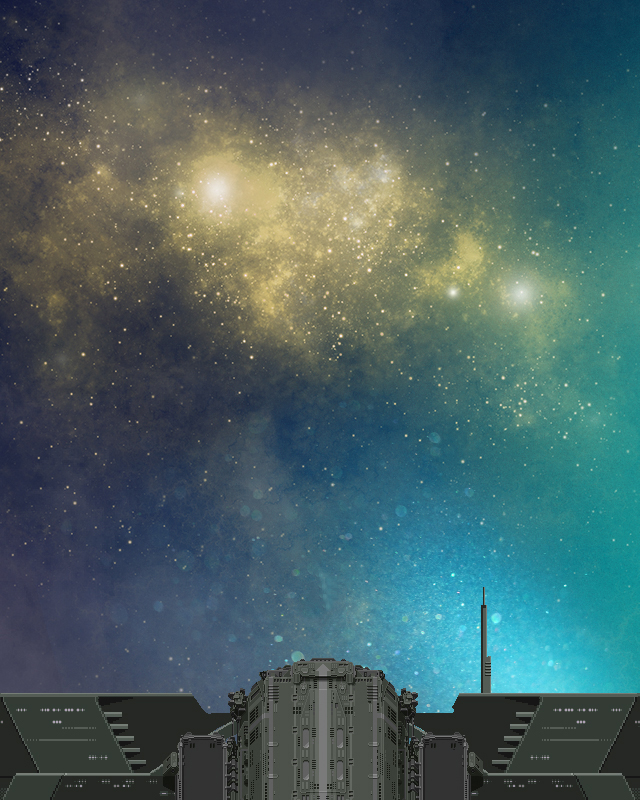

Rendered tile map (Tiled .tmx) drawn with the repository's tilesets; below, a short description and the map source with its tile grids summarised:
An orthogonal 20x25 tile map with 32x32 px tiles, 1 tile layer (Background), 2 tilesets and 76 objects (15x Ka, 8x KA, Boss).

<map version="1.0" tiledversion="1.1.0" orientation="orthogonal" renderorder="right-down" width="20" height="25" tilewidth="32" tileheight="32" infinite="0" nextobjectid="116">
 <tileset firstgid="1" source="SpaceBackGround.tsx" />
 <tileset firstgid="501" source="level1BG.tsx" />
 <layer name="Background" width="20" height="25">
  <data>[500 cells, 500 non-empty, 500 distinct tile ids]</data>
 </layer>
 <group name="Boss">
  <objectgroup name="BossSpawn" visible="0">
   <object id="69" name="Boss" x="0" y="-128" width="32" height="32" />
  </objectgroup>
 </group>
 <group name="EnemySpawn">
  <objectgroup name="Level1" visible="0">
   <object id="24" x="128" y="-96" />
   <object id="31" x="544" y="-96" />
  </objectgroup>
  <objectgroup name="Level2" visible="0">
   <object id="35" x="96" y="-96" />
   <object id="37" x="192" y="-96" />
   <object id="38" x="288" y="-96" />
   <object id="39" x="416" y="-96" />
   <object id="40" x="544" y="-96" />
  </objectgroup>
  <objectgroup name="Level3" visible="0">
   <object id="41" x="64" y="-96" />
   <object id="42" x="192" y="-96" />
   <object id="43" x="320" y="-96" />
   <object id="44" x="448" y="-96" />
   <object id="45" x="576" y="-96" />
  </objectgroup>
  <objectgroup name="Level4" visible="0">
   <object id="46" x="96" y="-96" />
   <object id="47" x="192" y="-96" />
   <object id="48" x="288" y="-96" />
   <object id="49" x="416" y="-96" />
   <object id="50" x="513.275" y="-98.1947" />
   <object id="51" x="8.77867" y="-97.0973" />
   <object id="56" x="600.319" y="-98.1947" />
  </objectgroup>
  <objectgroup name="Level5" visible="0">
   <object id="57" x="32" y="-64" width="32" height="32" />
   <object id="58" x="128" y="-64" width="32" height="32" />
   <object id="59" x="224" y="-64" width="32" height="32" />
   <object id="60" x="320" y="-64" width="32" height="32" />
   <object id="61" x="416" y="-64" width="32" height="32" />
   <object id="62" x="512" y="-64" width="32" height="32" />
   <object id="63" x="608" y="-64" width="32" height="32" />
   <object id="64" x="96" y="-128" width="32" height="32" />
   <object id="65" x="192" y="-128" width="32" height="32" />
   <object id="66" x="480" y="-128" width="32" height="32" />
   <object id="67" x="576" y="-128" width="32" height="32" />
  </objectgroup>
  <objectgroup name="Level6" visible="0">
   <object id="70" name="Ka" x="32" y="-96" width="32" height="32" />
   <object id="71" name="Ka" x="192" y="-96" width="32" height="32" />
   <object id="72" name="Ka" x="320" y="-96" width="32" height="32" />
   <object id="73" name="Ka" x="448" y="-96" width="32" height="32" />
   <object id="74" name="Ka" x="576" y="-96" width="32" height="32" />
  </objectgroup>
  <objectgroup name="Level7" visible="0">
   <object id="76" name="Ka" x="32" y="-96" width="32" height="32" />
   <object id="77" name="Ka" x="192" y="-96" width="32" height="32" />
   <object id="78" name="Ka" x="320" y="-96" width="32" height="32" />
   <object id="79" name="Ka" x="448" y="-96" width="32" height="32" />
   <object id="80" name="Ka" x="576" y="-96" width="32" height="32" />
   <object id="81" x="96" y="-160" width="32" height="32" />
   <object id="82" x="256" y="-160" width="32" height="32" />
   <object id="83" x="384" y="-160" width="32" height="32" />
   <object id="84" x="512" y="-160" width="32" height="32" />
  </objectgroup>
  <objectgroup name="Level8" visible="0">
   <object id="85" name="Ka" x="32" y="-96" width="32" height="32" />
   <object id="86" name="Ka" x="192" y="-96" width="32" height="32" />
   <object id="87" name="Ka" x="320" y="-96" width="32" height="32" />
   <object id="88" name="Ka" x="448" y="-96" width="32" height="32" />
   <object id="89" name="Ka" x="576" y="-96" width="32" height="32" />
   <object id="90" name="KA" x="96" y="-160" width="32" height="32" />
   <object id="91" name="KA" x="256" y="-160" width="32" height="32" />
   <object id="92" name="KA" x="384" y="-160" width="32" height="32" />
   <object id="93" name="KA" x="512" y="-160" width="32" height="32" />
  </objectgroup>
  <objectgroup name="Level9" visible="0">
   <object id="94" x="32" y="-64" width="32" height="32" />
   <object id="95" x="128" y="-64" width="32" height="32" />
   <object id="96" x="224" y="-64" width="32" height="32" />
   <object id="97" x="320" y="-64" width="32" height="32" />
   <object id="98" x="416" y="-64" width="32" height="32" />
   <object id="99" x="512" y="-64" width="32" height="32" />
   <object id="100" x="608" y="-64" width="32" height="32" />
   <object id="101" x="96" y="-128" width="32" height="32" />
   <object id="102" x="192" y="-128" width="32" height="32" />
   <object id="103" x="480" y="-128" width="32" height="32" />
   <object id="104" x="576" y="-128" width="32" height="32" />
  </objectgroup>
  <objectgroup name="Level10" visible="0">
   <object id="105" x="32" y="-64" width="32" height="32" />
   <object id="106" x="128" y="-64" width="32" height="32" />
   <object id="107" x="224" y="-64" width="32" height="32" />
   <object id="108" x="320" y="-64" width="32" height="32" />
   <object id="109" x="416" y="-64" width="32" height="32" />
   <object id="110" x="512" y="-64" width="32" height="32" />
   <object id="111" x="608" y="-64" width="32" height="32" />
   <object id="112" name="KA" x="96" y="-128" width="32" height="32" />
   <object id="113" name="KA" x="192" y="-128" width="32" height="32" />
   <object id="114" name="KA" x="480" y="-128" width="32" height="32" />
   <object id="115" name="KA" x="576" y="-128" width="32" height="32" />
  </objectgroup>
 </group>
</map>
